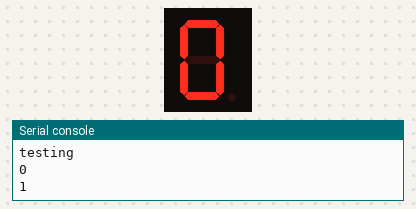
Bench run of a program on a simulated Raspberry Pi Pico running MicroPython. On the bench: 1-digit seven-segment display, the last lines printed to the serial console. The segment pins are drawn as the display they are named for.

Above: at 0.12 s.
At 0.72 s:
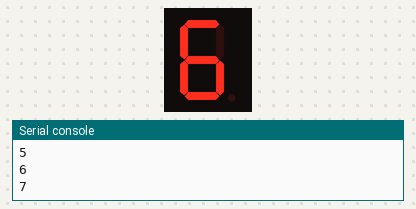
At 1.32 s:
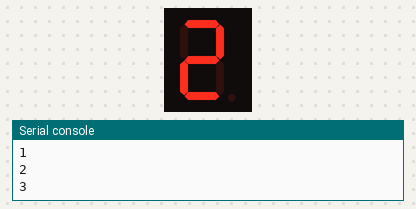

The program:

test.py
```python
from machine import Pin
from utime import sleep

# pin = Pin("LED", Pin.OUT)

# print("LED starts flashing...")
# while True:
#     pin.toggle()
#     sleep(.1) # sleep 1sec

pins = [
    Pin(17,Pin.OUT),
    Pin(16,Pin.OUT),
    Pin(14,Pin.OUT),
    Pin(13,Pin.OUT),
    Pin(12,Pin.OUT),
    Pin(18,Pin.OUT),
    Pin(19,Pin.OUT),
    Pin(15,Pin.OUT),
]
chars = [
    [1, 1, 1, 1, 1, 1, 0, 0],#0
    [0, 1, 1, 0, 0, 0, 0, 0],#1
    [1, 1, 0, 1, 1, 0, 1, 0],#2
    [1, 1, 1, 1, 0, 0, 1, 0],#3
    [0, 1, 1, 0, 0, 1, 1, 0],#4
    [1, 0, 1, 1, 0, 1, 1, 0],#5
    [1, 0, 1, 1, 1, 1, 1, 0],#6
    [1, 1, 1, 0, 0, 1, 0, 0],#7
    [1, 1, 1, 1, 1, 1, 1, 0],#8
    [1, 1, 1, 1, 0, 1, 1, 0],#9
]

def clear():
    for i in pins:
        i.value(1)

clear()
print("testing")
while True:
    for i in range(len(chars)):
        for j in range(len(pins)):
            pins[j].value(chars[i][j])

        print(i)

        sleep(.1)
```

Measured:
- by itself, everything shown: repeats every 1.0 s, in 10 steps
